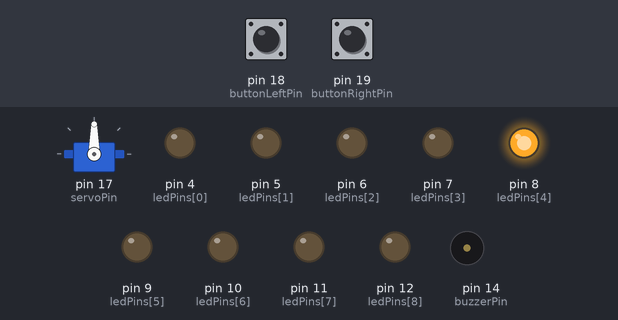
A sketch run on a simulated Arduino Uno, built with avr-gcc and run on an emulated ATmega328P. Parts: servo, output pins drawn as LEDs (lit = HIGH), buzzer (waves = sounding, pin HIGH). The inputs (shaded band) are chosen by the test bench; at power-on: pin 18 (buttonLeftPin) HIGH, pin 19 (buttonRightPin) HIGH. What the sketch prints to the serial monitor is not drawn.

Above: at 1.3 s.
1.4 s: pin 18 (buttonLeftPin) pulled LOW for 0.15 s
At 2.5 s:
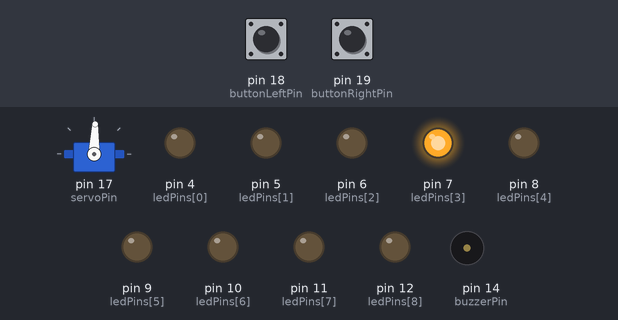
3.0 s: pin 19 (buttonRightPin) pulled LOW for 0.15 s
At 3.25 s:
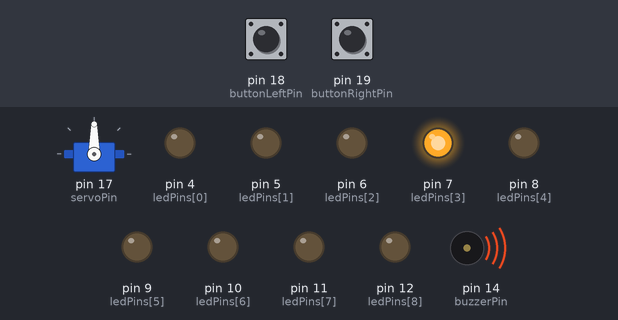
6.0 s: pin 18 (buttonLeftPin) pulled LOW for 1 s
At 7.6 s:
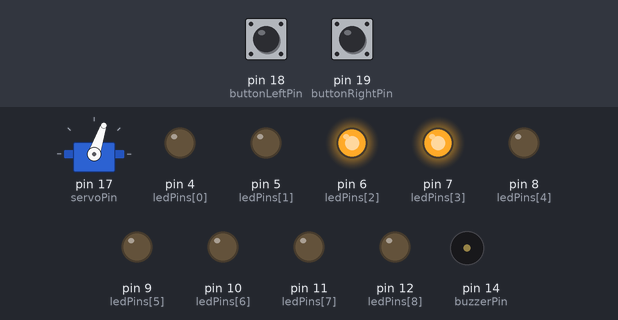
9.0 s: pin 19 (buttonRightPin) pulled LOW for 1 s
At 9.21 s:
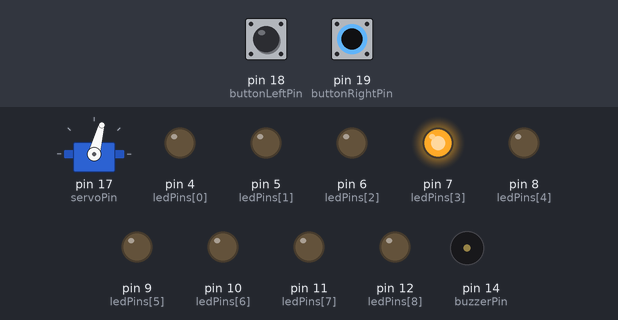
12.0 s: pin 18 (buttonLeftPin) pulled LOW for 3.2 s
At 15.6 s:
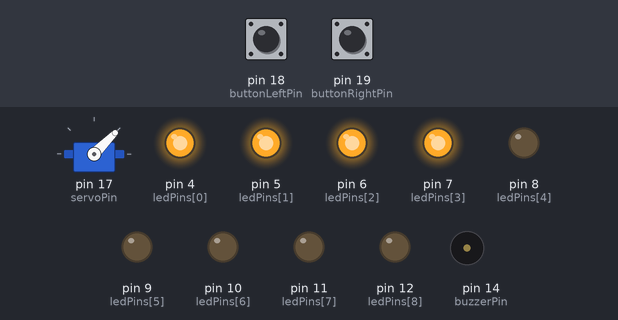
16.7 s: pin 19 (buttonRightPin) pulled LOW for 0.15 s
At 18.2 s:
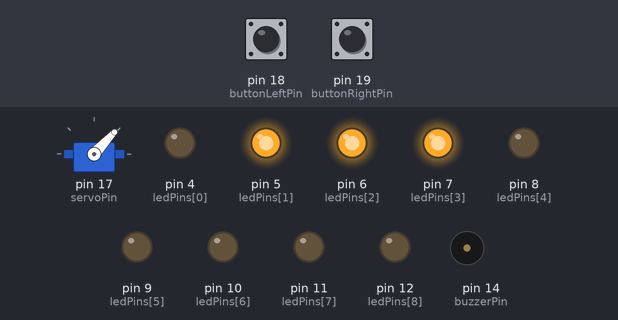
Timing chart, 0 to 19.3 s (numbered marks = the images above; inputs shaded):
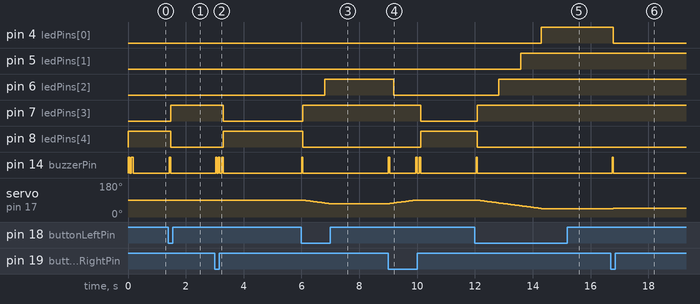

The sketch:

servo_control.ino
```cpp
#include <Servo.h>

Servo myServo;

/* ------------------ PINS ------------------ */
const int servoPin = 17;
const int buzzerPin = 14;
const int buttonLeftPin  = 18;
const int buttonRightPin = 19;

// LED bar: 4 left, 1 center, 4 right
int ledPins[9] = {4, 5, 6, 7, 8, 9, 10, 11, 12};

/* ---------------- CALIBRATION ------------- */
const int servoCenter = 90;   // adjust if needed
const int maxOffset   = 45;   // ±45°

const int minPos = servoCenter - maxOffset;
const int maxPos = servoCenter + maxOffset;

/* ----------------- STATE ------------------ */
int servoPos = servoCenter;
int lastServoPos = servoCenter;

const int step = 1;
const int moveDelayMs = 50;

bool lastLeftPressed  = false;
bool lastRightPressed = false;

/* ----------------- BUZZER ----------------- */
void beep(int durationMs)
{
    digitalWrite(buzzerPin, HIGH);
    delay(durationMs);
    digitalWrite(buzzerPin, LOW);
}

void doubleBeep()
{
    beep(60);
    delay(60);
    beep(60);
}

void updateLedBar()
{
    // Clear all LEDs
    for (int i = 0; i < 9; i++)
        digitalWrite(ledPins[i], LOW);

    int offset = servoPos - servoCenter;

    // EXACT center only
    if (offset == 0)
    {
        digitalWrite(ledPins[4], HIGH); // center LED (pin 8)
        return;
    }

    // Magnitude: 1..4 LEDs
    int magnitude = map(abs(offset), 1, maxOffset, 1, 4);
    magnitude = constrain(magnitude, 1, 4);

    if (offset > 0)
    {
        // Right side LEDs
        for (int i = 5; i < 5 + magnitude; i++)
            digitalWrite(ledPins[i], HIGH);
    }
    else
    {
        // Left side LEDs
        for (int i = 3; i > 3 - magnitude; i--)
            digitalWrite(ledPins[i], HIGH);
    }
}

/* ------------------ SETUP ----------------- */
void setup()
{
    Serial.begin(9600);
    Serial.println("Servo trim controller started");

    myServo.attach(servoPin);
    myServo.write(servoCenter);

    pinMode(buttonLeftPin, INPUT_PULLUP);
    pinMode(buttonRightPin, INPUT_PULLUP);

    for (int i = 0; i < 9; i++)
    {
        pinMode(ledPins[i], OUTPUT);
        digitalWrite(ledPins[i], LOW);
    }

    pinMode(buzzerPin, OUTPUT);
    digitalWrite(buzzerPin, LOW);

    updateLedBar();   // show CENTER at startup
    doubleBeep();
}

/* ------------------- LOOP ----------------- */
void loop()
{
    bool leftPressed  = digitalRead(buttonLeftPin)  == LOW;
    bool rightPressed = digitalRead(buttonRightPin) == LOW;

    // Beep on button press (edge)
    if (leftPressed && !lastLeftPressed)
        beep(40);
    if (rightPressed && !lastRightPressed)
        beep(40);

    // Servo movement
    if (leftPressed && !rightPressed)
        servoPos -= step;
    else if (rightPressed && !leftPressed)
        servoPos += step;

    servoPos = constrain(servoPos, minPos, maxPos);
    myServo.write(servoPos);

    // Beep on center crossing
    if ((lastServoPos < servoCenter && servoPos >= servoCenter) ||
        (lastServoPos > servoCenter && servoPos <= servoCenter))
    {
        doubleBeep();
    }

    lastServoPos = servoPos;
    lastLeftPressed  = leftPressed;
    lastRightPressed = rightPressed;

    updateLedBar();

    delay(moveDelayMs);
}
```

Measured:
- after the input at 1.4 s, pin 7 (ledPins[3]): LOW → HIGH after 0.07 s; pin 8 (ledPins[4]): HIGH → LOW after 0.07 s; pin 14 (buzzerPin): LOW → HIGH at once, → LOW 0.04 s later; servo on pin 17 (servoPin): 90° → 88° after 0.07 s
- after the input at 3.0 s, pin 7 (ledPins[3]): HIGH → LOW after 0.30 s; pin 8 (ledPins[4]): LOW → HIGH after 0.30 s; pin 14 (buzzerPin): alternates HIGH for 0.06 s and LOW for 0.06 s, 6 changes in all, then stays LOW, starting at once; servo on pin 17 (servoPin): 88° → 90° after 0.07 s
- after the input at 6.0 s, pin 6 (ledPins[2]): LOW → HIGH after 0.80 s; pin 7 (ledPins[3]): LOW → HIGH after 0.05 s; pin 8 (ledPins[4]): HIGH → LOW after 0.05 s; pin 14 (buzzerPin): LOW → HIGH at once, → LOW 0.04 s later; servo on pin 17 (servoPin): moves from 90° to 71° over 0.90 s, starting after 0.05 s
- after the input at 9.0 s, pin 6 (ledPins[2]): HIGH → LOW after 0.20 s; pin 7 (ledPins[3]): HIGH → LOW after 1.1 s
- after the input at 12.0 s, pin 4 (ledPins[0]): LOW → HIGH after 2.3 s; pin 5 (ledPins[1]): LOW → HIGH after 1.6 s; pin 6 (ledPins[2]): LOW → HIGH after 0.83 s; pin 7 (ledPins[3]): LOW → HIGH after 0.08 s; pin 8 (ledPins[4]): HIGH → LOW after 0.08 s
- after the input at 16.7 s, pin 4 (ledPins[0]): HIGH → LOW after 0.09 s; pin 14 (buzzerPin): LOW → HIGH after 0.05 s, → LOW 0.04 s later; servo on pin 17 (servoPin): 45° → 47° after 0.09 s
